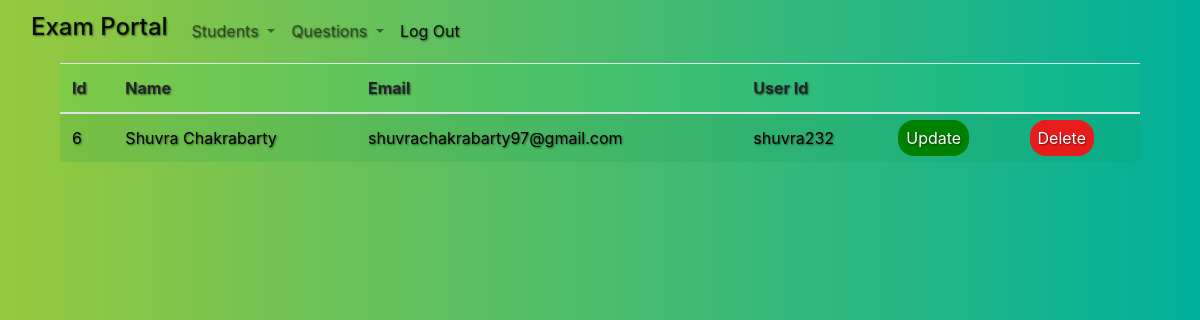
Page /admin/student.php (signed in) on the earlier database version.
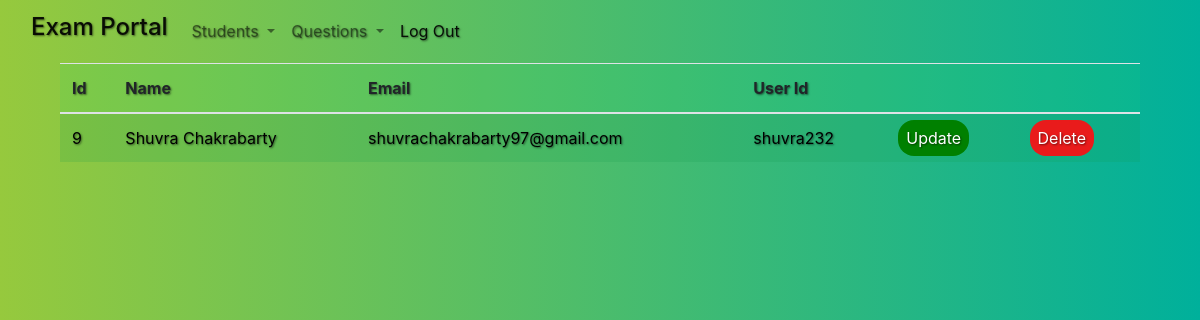
Same page on the later database version.
### tables this page shows
CREATE TABLE `user` (
  `id` int(11) NOT NULL,
  `user_name` varchar(60) NOT NULL,
  `user_email` varchar(60) NOT NULL,
  `user_password` varchar(60) NOT NULL,
  `user_id` varchar(60) NOT NULL
);

### admin/include/view_student.php (the view)
<div style="width: 90% ; margin: auto; overflow: auto;">
    <table class="table table-striped" >
        <thead>
            <th>Id</th>
            <th>Name</th>
            <th>Email</th>
            <th>User Id</th>
            <th></th>
            <th></th>
        </thead>
        <tbody>
            <?php
            $query = "SELECT * FROM user";
            $result = mysqli_query($connect, $query);
            while ($row = mysqli_fetch_assoc($result)) {
            ?>
                <tr>
                    <td><?php echo $row['id'];         ?></td>
                    <td><?php echo $row['user_name'];         ?></td>
                    <td><?php echo $row['user_email'];         ?></td>
                    <td><?php echo $row['user_id'];         ?></td>
                    <td><a name='update' style="text-decoration: none; color: green;" href="./student.php?action=update_student&value=<?php echo $row['id'] ?>">Update</a></td>
                    <td><a name='delete' onclick="return confirm('Are you sure you want to delete?')" style="text-decoration: none; color: red ;" href="./student.php?action=delete_student&value=<?php echo $row['id'] ?>">Delete</a></td>
                </tr>
            <?php }  ?>
        </tbody>
    </table>
</div>

Differences in the rows shown:
removed user: id "6", user_name "Shuvra Chakrabarty", user_email "shuvrachakrabarty97@gmail.com", user "shuvra232"
added user: id "9", user_name "Shuvra Chakrabarty", user_email "shuvrachakrabarty97@gmail.com", user "shuvra232"
